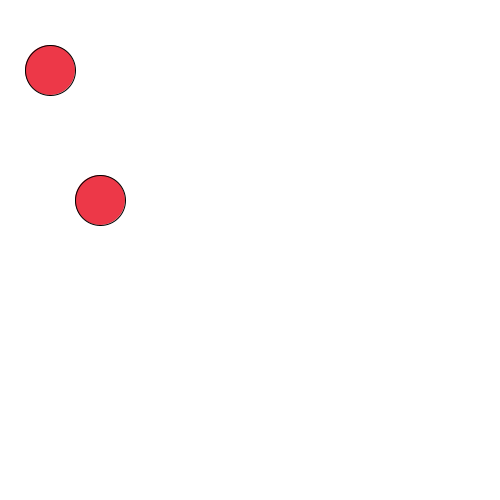
Frame 1 (no input)
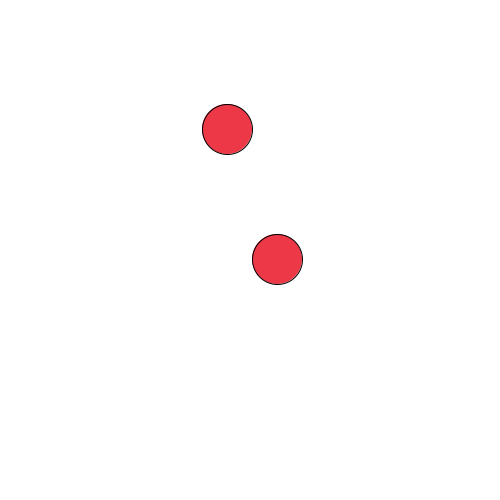
Frame 60 (the mouse pressed at the canvas centre just before this capture)
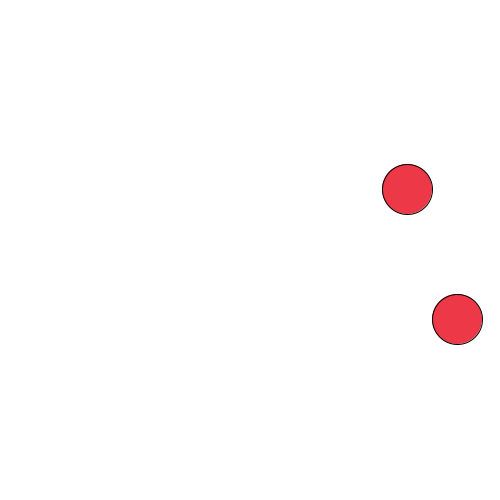
Frame 120 (the mouse held since frame 60 and released just before this capture)

The Processing sketch that drew these frames (run headless with seeded random() and noise(); from frame 60 on, the mouse is pressed at the canvas centre):

// Processing sketch: challenge02_2_3_4
// ── challenge02_2_3_4.pde
//Add functionality that will keep the balls on the screen, simulating a simple collision with a wall.
//Do not let the edge of the balls leave the screen.
//Detect whether the balls overlap and change their direction to simulate a collision.
Ball ball1;
Ball ball2;

void setup () {
  //background(255);
  size(500, 500);
  ball1 = new Ball(100, 200);
  ball2 = new Ball(50, 70);
}
void draw() {
  fill(#ED3848);
  background(255);
  ball1.display();// show balls
  ball2.display();
  ball1.update();
  ball2.update(); // move of the balls
  ball1.collision();//collsion of wall
  ball2.collision();
  ball1.ballCollision(ball2.location.x, ball2.location.y);//Detect whether the balls overlap
    ball2.ballCollision(ball1.location.x, ball1.location.y);//change the direction of two balls
}

// ── ball.pde

class Ball {
  PVector location; 
  PVector velocity;  
  float r;
  float d;
  Ball(float x, float y) {
    r = 50;
    location = new PVector (x,y);
    velocity = new PVector (3,1);
  }

  void display() {
    ellipse(location.x, location.y, r, r);
  }

  void update() {
     location.add(velocity);
  }
  void collision() {
    //the collision of wall
    if ((location.x > width-r/2) || (location.x< r/2)) {
      velocity.x = velocity.x * -1;
    }
    if ((location.y > height-r/2) || (location.y< r/2)) {
      velocity.y = velocity.y * -1; 
      
    }
  }
  void ballCollision(float x, float y){
     d = dist(location.x,location.y, x, y);
     if (d <= r){
      velocity.x = velocity.x * -1;
      velocity.y = velocity.y * -1; 
     }
  
  }
}
